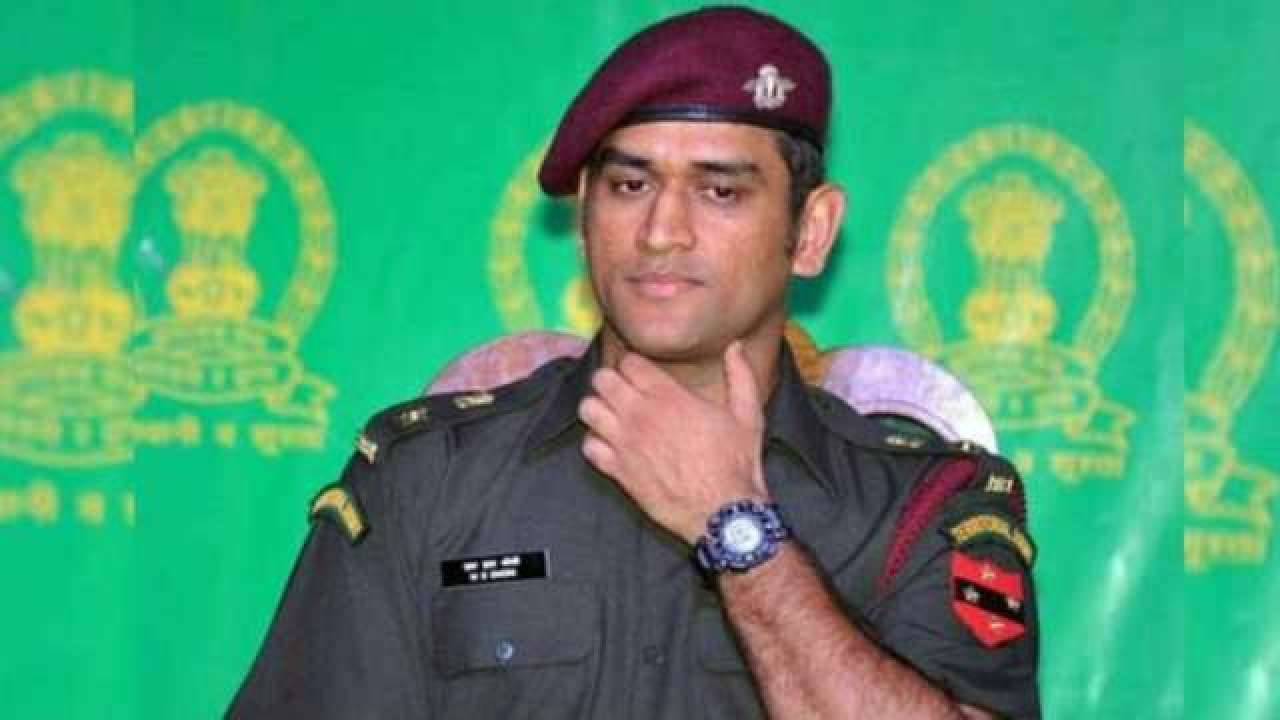
#> input picture opencv_demo-main/image_basics_py/dhoni.jpg, 1280 x 720 px
$ python rectangle_over_ROI.py
#> lines starting #> are read from the running program, lines starting #| are printed output that depends on the picture
import cv2
import numpy
import imutils

#img read and display
img=cv2.imread("dhoni.jpg")
#> img is the input picture: shape (720, 1280, 3); mean B, G, R 112, 154.2, 77.3


#REctangle over ROI
output = img.copy()
#cv2.rectangle(output, (170, 110), (270,220), (200, 150, 200), 3)
circle_img = cv2.circle(img,(700,200), 200, (0,0,255), 2)
cv2.putText(circle_img, "M S Dhoni", (625, 450),cv2.FONT_HERSHEY_SIMPLEX, 0.7, (255, 250, 0), 2)
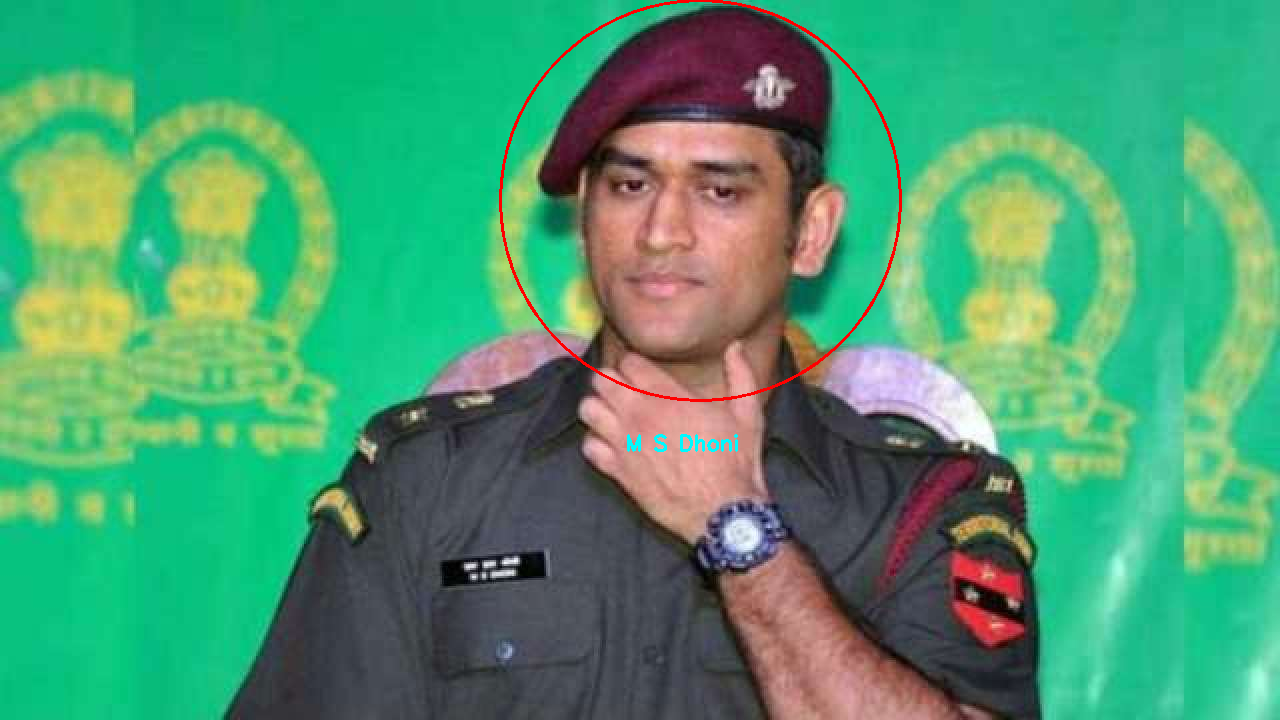
#> circle_img: shape (720, 1280, 3); mean B, G, R 111.6, 153.6, 77.8
#cv2.imshow("Rectangle", output)
cv2.imshow ("circle", circle_img )
#line = cv2.line(img,(0,0),(511,511),(255,0,0),5)
#cv2.imshow ("LINE", line )
cv2.waitKey(0)

$ run again, with opencv_demo-main/image_basics_py/baby.jpg copied over opencv_demo-main/image_basics_py/dhoni.jpg
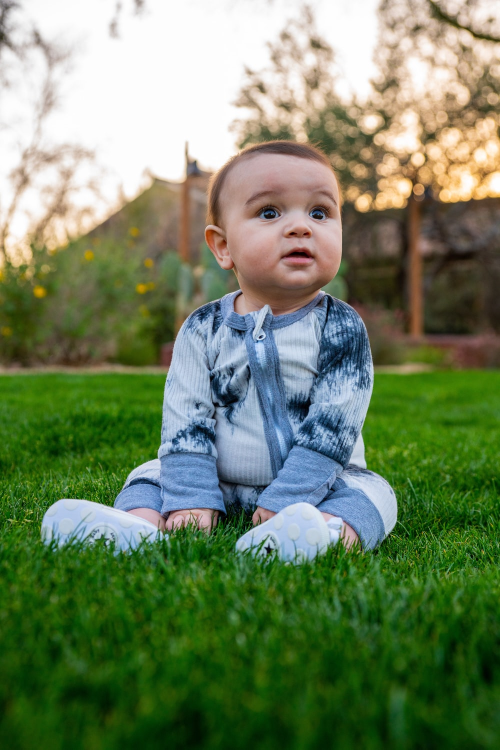
#> input picture opencv_demo-main/image_basics_py/baby.jpg, 1000 x 1499 px (shown at 1/2 size)
#> img is the input picture: shape (1499, 1000, 3); mean B, G, R 96.6, 130.3, 112.1
#> `cv2.putText(circle_img, "M S Dhoni", (625, 450),cv2.FONT_HERSHEY_SIMPL..`:
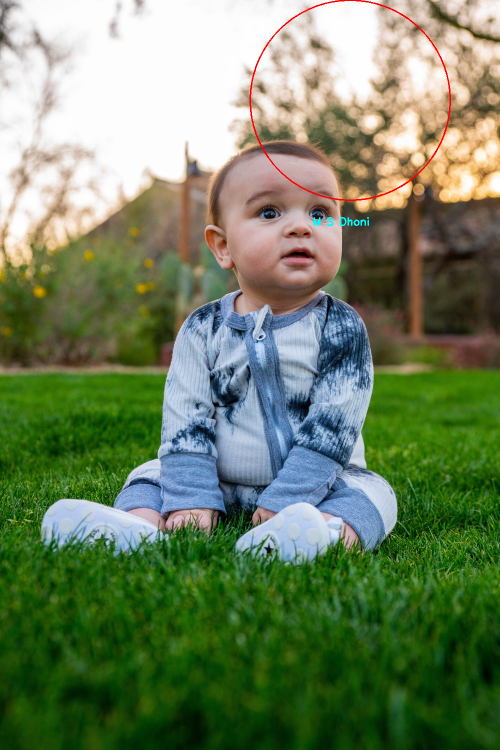
#> circle_img: shape (1499, 1000, 3) (shown at 1/2 size); mean B, G, R 96.2, 129.9, 112.1
